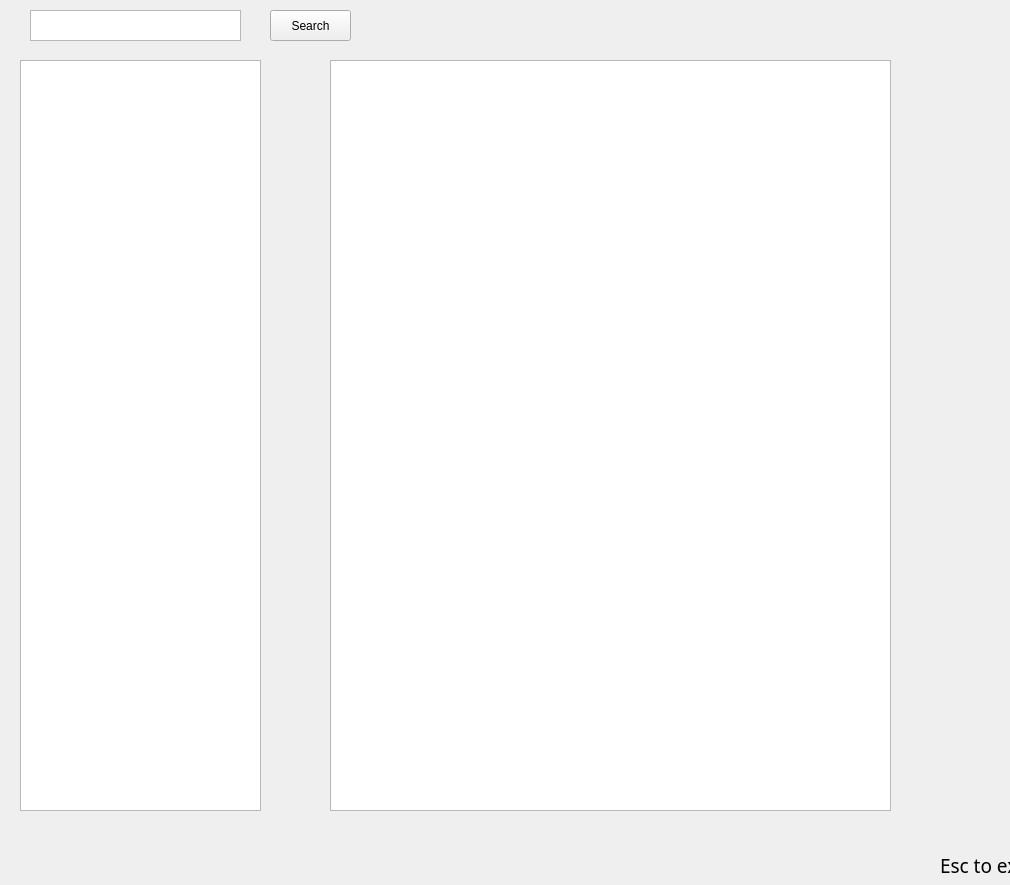
<?xml version="1.0" encoding="UTF-8"?>
<ui version="4.0">
 <class>Form</class>
 <widget class="QWidget" name="Form">
  <property name="geometry">
   <rect>
    <x>0</x>
    <y>0</y>
    <width>1010</width>
    <height>885</height>
   </rect>
  </property>
  <property name="windowTitle">
   <string>Form</string>
  </property>
  <widget class="QTextEdit" name="textEdit">
   <property name="geometry">
    <rect>
     <x>30</x>
     <y>10</y>
     <width>211</width>
     <height>31</height>
    </rect>
   </property>
  </widget>
  <widget class="QPushButton" name="Srch_btn">
   <property name="geometry">
    <rect>
     <x>270</x>
     <y>10</y>
     <width>81</width>
     <height>31</height>
    </rect>
   </property>
   <property name="cursor">
    <cursorShape>PointingHandCursor</cursorShape>
   </property>
   <property name="text">
    <string>Search</string>
   </property>
  </widget>
  <widget class="QTableWidget" name="Report">
   <property name="geometry">
    <rect>
     <x>330</x>
     <y>60</y>
     <width>561</width>
     <height>751</height>
    </rect>
   </property>
   <property name="editTriggers">
    <set>QAbstractItemView::DoubleClicked</set>
   </property>
   <property name="tabKeyNavigation">
    <bool>true</bool>
   </property>
   <property name="alternatingRowColors">
    <bool>false</bool>
   </property>
   <property name="gridStyle">
    <enum>Qt::NoPen</enum>
   </property>
  </widget>
  <widget class="QTableView" name="report_list">
   <property name="geometry">
    <rect>
     <x>20</x>
     <y>60</y>
     <width>241</width>
     <height>751</height>
    </rect>
   </property>
   <property name="editTriggers">
    <set>QAbstractItemView::DoubleClicked</set>
   </property>
  </widget>
  <widget class="QLabel" name="label_2">
   <property name="geometry">
    <rect>
     <x>940</x>
     <y>850</y>
     <width>71</width>
     <height>31</height>
    </rect>
   </property>
   <property name="font">
    <font>
     <family>Agency FB</family>
     <pointsize>14</pointsize>
    </font>
   </property>
   <property name="text">
    <string>Esc to exit</string>
   </property>
  </widget>
 </widget>
 <resources/>
 <connections>
  <connection>
   <sender>Srch_btn</sender>
   <signal>clicked()</signal>
   <receiver>Form</receiver>
   <slot>search()</slot>
   <hints>
    <hint type="sourcelabel">
     <x>301</x>
     <y>27</y>
    </hint>
    <hint type="destinationlabel">
     <x>295</x>
     <y>100</y>
    </hint>
   </hints>
  </connection>
 </connections>
 <slots>
  <slot>search()</slot>
 </slots>
</ui>
